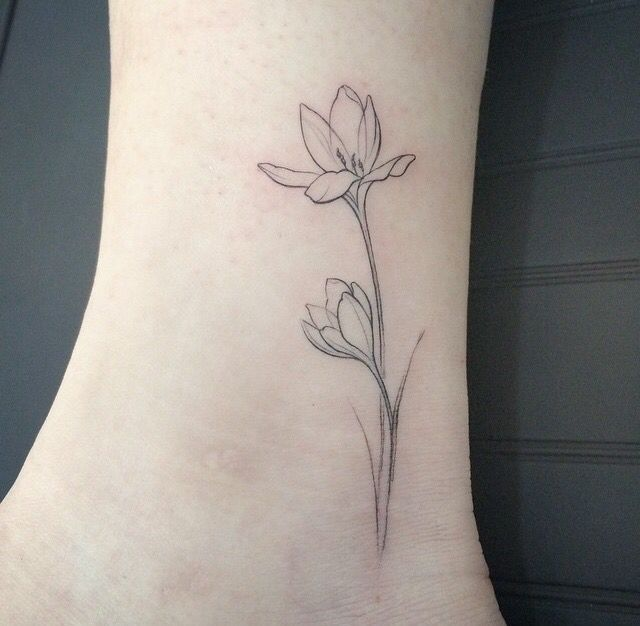
#> input picture LABS/LAB2/Tatoo1.jpg, 640 x 626 px, found by its file name
$ python atividade1a.py
#> lines starting #> are read from the running program, lines starting #| are printed output that depends on the picture; long printed decimals are rounded
import numpy as np
import cv2
from matplotlib import pyplot as plt

# -------------------------------------------------------------------------
# 1️⃣ Filtro da mediana manual na área
def filtro_mediana_area(I, x, y, largura, altura, tamanho_janela):
    m = tamanho_janela // 2
    lin, col, canais = I.shape
    O = np.copy(I)

    for c in range(canais):
        for yy in range(y + m, min(y + altura - m, lin - m)):
            for xx in range(x + m, min(x + largura - m, col - m)):
                regiao = I[yy - m:yy + m + 1, xx - m:xx + m + 1, c]
                valores = np.sort(regiao.flatten())
                mediana = valores[len(valores)//2]
                O[yy, xx, c] = mediana
    return O

# -------------------------------------------------------------------------
# 2️⃣ Filtro de média manual na área (passa-baixa)
def filtro_media_area(I, x, y, largura, altura, tamanho_janela):
    m = tamanho_janela // 2
    lin, col, canais = I.shape
    O = np.copy(I)

    for c in range(canais):
        for yy in range(y + m, min(y + altura - m, lin - m)):
            for xx in range(x + m, min(x + largura - m, col - m)):
                regiao = I[yy - m:yy + m + 1, xx - m:xx + m + 1, c]
                O[yy, xx, c] = np.mean(regiao)
    return O

# -------------------------------------------------------------------------
# 3️⃣ Determina a cor da pele ignorando pixels escuros
def cor_pele_area(I, x, y, largura, altura, limiar=0.3):
    regiao = I[y:y+altura, x:x+largura, :]
    media_lum = np.mean(regiao, axis=2)
    mascara_pele = media_lum > limiar
    if np.sum(mascara_pele) == 0:
        return np.mean(regiao, axis=(0,1))
    cor_pele = np.mean(regiao[mascara_pele], axis=0)
    return cor_pele

# -------------------------------------------------------------------------
# 4️⃣ Filtro adaptativo puxando pixels para cor da pele
def filtro_puxa_pele(I, x, y, largura, altura, cor_pele, alpha=0.5):
    O = np.copy(I)
    for yy in range(y, y+altura):
        for xx in range(x, x+largura):
            cor_pixel = I[yy, xx, :]
            dist = np.linalg.norm(cor_pixel - cor_pele)
            peso = np.exp(-dist**2 / (2*0.1**2))
            O[yy, xx, :] = (1 - alpha*peso)*cor_pixel + alpha*peso*cor_pele
    return O

# -------------------------------------------------------------------------
# Leitura e normalização da imagem
img = cv2.imread("LABS/LAB2/Tatoo1.jpg")
#> img is the input picture: shape (626, 640, 3); mean B, G, R 139.6, 144.8, 150.2
img = cv2.cvtColor(img, cv2.COLOR_BGR2RGB)
img = np.float32(img) / 255

# Retângulo da tatuagem
x, y, largura, altura = 229, 82, 212, 480

# Parâmetros dos filtros
tam_mediana = 7
tam_media = 5
alpha_cor = 0.6

# -------------------------------------------------------------------------
# 1️⃣ Aplicar mediana
img_med = filtro_mediana_area(img, x, y, largura, altura, tam_mediana)

# 2️⃣ Aplicar média / suavização
img_suave = filtro_media_area(img_med, x, y, largura, altura, tam_media)

# 3️⃣ Determinar cor da pele
cor_pele = cor_pele_area(img_suave, x, y, largura, altura, limiar=0.3)
#> in cor_pele_area, `regiao = I[y:y+altura, x:x+largura, :]`:
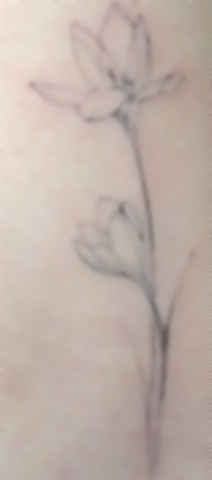
#> regiao: shape (480, 212, 3) float32; mean R, G, B 0.752, 0.695, 0.665
#> in cor_pele_area, `mascara_pele = media_lum > limiar`: mascara_pele: shape (480, 212) bool; every value is 1
#> in cor_pele_area, `cor_pele = np.mean(regiao[mascara_pele], axis=0)`: cor_pele = [0.752, 0.695, 0.665]
#> cor_pele = [0.752, 0.695, 0.665]
print("Cor da pele estimada:", cor_pele)
#| Cor da pele estimada: [0.752 0.6955 0.665  ]

# 4️⃣ Aplicar filtro adaptativo puxando para a cor da pele
img_final = filtro_puxa_pele(img_suave, x, y, largura, altura, cor_pele, alpha=alpha_cor)

# -------------------------------------------------------------------------
# Exibição dos resultados
plt.figure(figsize=(18,5))

plt.subplot(1,4,1)
plt.imshow(img)
plt.title("Original")
plt.axis("off")

plt.subplot(1,4,2)
plt.imshow(img_med)
plt.title("Mediana")
plt.axis("off")

plt.subplot(1,4,3)
plt.imshow(img_suave)
plt.title("Mediana + Média")
plt.axis("off")

plt.subplot(1,4,4)
plt.imshow(np.clip(img_final,0,1))
plt.title("Mediana + Média + Cor da Pele")
plt.axis("off")

plt.tight_layout()

# Retângulo da área
img_ret = np.copy(img)
cv2.rectangle(img_ret, (x, y), (x + largura, y + altura), (1, 0, 0), 2)
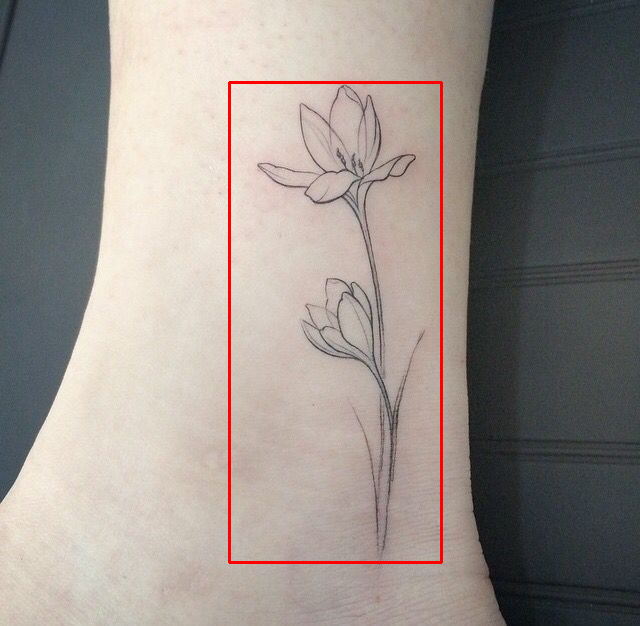
#> img_ret: shape (626, 640, 3) float32; mean R, G, B 0.591, 0.56, 0.54
plt.figure()
plt.imshow(img_ret)
plt.title("Região filtrada (em vermelho)")
plt.axis("off")
plt.show()
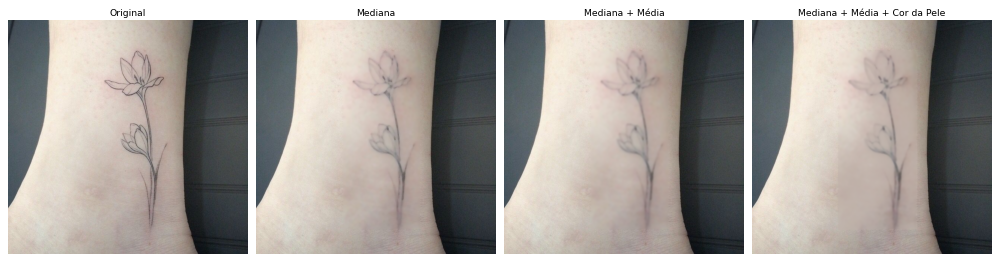
#> figure drawn by matplotlib, 4 panels
